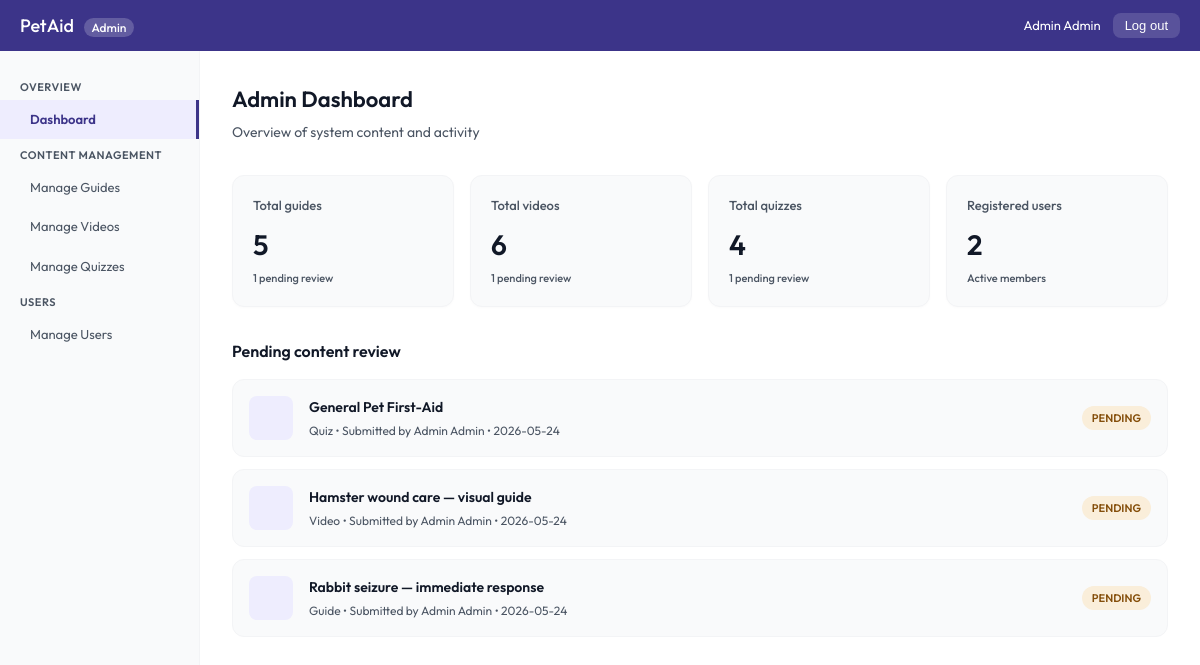
/admin (signed in), run on the app's committed database.
### models.py (models this page shows, shortened)
class Content(db.Model):
    __tablename__ = 'content'
    id = db.Column(db.Integer, primary_key=True)
    title = db.Column(db.String(200), nullable=False)
    description = db.Column(db.Text, nullable=False)
    publish_date = db.Column(db.DateTime, default=datetime.utcnow)
    verification_status = db.Column(db.String(20), default='Pending')
    rejection_feedback = db.Column(db.Text, nullable=True)
    author_id = db.Column(
        db.Integer,
        db.ForeignKey('admin_account.id'),
        nullable=False
    )
    content_type = db.Column(db.String(30), nullable=False)
    __mapper_args__ = {
        'polymorphic_on': content_type,
        'polymorphic_identity': 'content'
    }

class Quiz(Content):
    __tablename__ = 'quiz'
    id = db.Column(db.Integer, db.ForeignKey('content.id'), primary_key=True)
    species = db.Column(db.String(50), nullable=False)
    questions = db.relationship(
        'QuizQuestion',
        backref='quiz',
        cascade='all, delete-orphan',
        lazy=True
    )
    results = db.relationship(
        'QuizResult',
        backref='quiz',
        cascade='all, delete-orphan',
        lazy=True
    )
    __mapper_args__ = {
        'polymorphic_identity': 'quiz',
    }

class Content(db.Model):
    __tablename__ = 'content'
    id = db.Column(db.Integer, primary_key=True)
    title = db.Column(db.String(200), nullable=False)
    description = db.Column(db.Text, nullable=False)
    publish_date = db.Column(db.DateTime, default=datetime.utcnow)
    verification_status = db.Column(db.String(20), default='Pending')
    rejection_feedback = db.Column(db.Text, nullable=True)
    author_id = db.Column(
        db.Integer,
        db.ForeignKey('admin_account.id'),
        nullable=False
    )
    content_type = db.Column(db.String(30), nullable=False)
    __mapper_args__ = {
        'polymorphic_on': content_type,
        'polymorphic_identity': 'content'
    }

class Account(db.Model):
    __tablename__ = 'account'
    id = db.Column(db.Integer, primary_key=True)
    username = db.Column(db.String(80), unique=True, nullable=False)
    email = db.Column(db.String(120), unique=True, nullable=False)
    password_hash = db.Column(db.String(128), nullable=False)
    first_name = db.Column(db.String(50), nullable=False)
    last_name = db.Column(db.String(50), nullable=False)
    phone_number = db.Column(db.String(20), nullable=True)
    role = db.Column(db.String(30), nullable=False)
    __mapper_args__ = {
        'polymorphic_on': role,
        'polymorphic_identity': 'account'
    }

class VideoContent(Content):
    __tablename__ = 'video_content'
    id = db.Column(db.Integer, db.ForeignKey('content.id'), primary_key=True)
    video_url = db.Column(db.String(255), nullable=False)
    duration = db.Column(db.String(20), nullable=False)  # e.g., '4:32'
    transcript = db.Column(db.Text, nullable=True)
    species = db.Column(db.String(50), nullable=False)
    severity = db.Column(db.String(20), nullable=False)
    emergency_cases = db.relationship(
        'EmergencyCase',
        backref='video',
        lazy=True
    )
    __mapper_args__ = {
        'polymorphic_identity': 'video',
    }

class FirstAidGuide(Content):
    __tablename__ = 'first_aid_guide'
    id = db.Column(db.Integer, db.ForeignKey('content.id'), primary_key=True)
    severity = db.Column(db.String(20), nullable=False)
    species = db.Column(db.String(50), nullable=False)
    steps = db.relationship(
        'InstructionStep',
        backref='guide',
        cascade='all, delete-orphan',
        order_by='InstructionStep.step_number',
        lazy=True
    )
    emergency_cases = db.relationship(
        'EmergencyCase',
        backref='guide',
        lazy=True
    )
    __mapper_args__ = {
        'polymorphic_identity': 'guide',
    }

### app.py (the view)
@app.route('/admin')
@login_required('admin')
def admin_dashboard():
    guides_count = FirstAidGuide.query.count()
    pending_guides_count = FirstAidGuide.query.filter_by(verification_status='Pending').count()
    videos_count = VideoContent.query.count()
    pending_videos_count = VideoContent.query.filter_by(verification_status='Pending').count()
    quizzes_count = Quiz.query.count()
    pending_quizzes_count = Quiz.query.filter_by(verification_status='Pending').count()
    users_count = User.query.count()
    pending_items = Content.query.filter_by(verification_status='Pending')\
        .order_by(Content.publish_date.desc()).all()
    return render_template(
        'admin_screens.html',
        active_tab='dashboard',
        guides_count=guides_count,
        pending_guides_count=pending_guides_count,
        videos_count=videos_count,
        pending_videos_count=pending_videos_count,
        quizzes_count=quizzes_count,
        pending_quizzes_count=pending_quizzes_count,
        users_count=users_count,
        pending_items=pending_items
    )

### app.py (called while the page is built)
def login_required(role=None):
    def decorator(f):
        from functools import wraps
        @wraps(f)
        def decorated_function(*args, **kwargs):
            if 'user_id' not in session:
                flash('Please log in to access this page.', 'danger')
                return redirect(url_for('login_route'))
            if role and session.get('role') != role:
                flash('Unauthorized access.', 'danger')
                return redirect(url_for('home'))
            return f(*args, **kwargs)
        return decorated_function
    return decorator

@app.before_request
def load_logged_in_user():
    user_id = session.get('user_id')
    if user_id is None:
        g.user = None
    else:
        g.user = Account.query.get(user_id)

### templates/admin_screens.html (shortened to what this page needs)
{% extends "base.html" %}
{% block content %}
<div class="layout">
  <div class="sidebar">
    <div class="sidebar-section">Overview</div>
    <a href="{{ url_for('admin_dashboard') }}" class="sidebar-item {% if active_tab == 'dashboard' %}active{% endif %}"> Dashboard</a>
    <div class="sidebar-section">Content Management</div>
    <a href="{{ url_for('admin_manage', ctype='guide') }}" class="sidebar-item {% if active_tab == 'guides' %}active{% endif %}"> Manage Guides</a>
    <a href="{{ url_for('admin_manage', ctype='video') }}" class="sidebar-item {% if active_tab == 'videos' %}active{% endif %}"> Manage Videos</a>
    <a href="{{ url_for('admin_manage', ctype='quiz') }}" class="sidebar-item {% if active_tab == 'quizzes' %}active{% endif %}"> Manage Quizzes</a>
    <div class="sidebar-section">Users</div>
    <a href="{{ url_for('admin_users') }}" class="sidebar-item {% if active_tab == 'users' %}active{% endif %}"> Manage Users</a>
  </div>
  <div class="main">
    {% if active_tab == 'dashboard' %}
      <div class="page-title">Admin Dashboard</div>
      <div class="page-sub">Overview of system content and activity</div>
      <div class="stats-grid">
        <div class="stat-card">
          <div class="stat-label">Total guides</div>
          <div class="stat-value">{{ guides_count }}</div>
          <div class="stat-sub">{{ pending_guides_count }} pending review</div>
        </div>
        <div class="stat-card">
          <div class="stat-label">Total videos</div>
          <div class="stat-value">{{ videos_count }}</div>
          <div class="stat-sub">{{ pending_videos_count }} pending review</div>
        </div>
        <div class="stat-card">
          <div class="stat-label">Total quizzes</div>
          <div class="stat-value">{{ quizzes_count }}</div>
          <div class="stat-sub">{{ pending_quizzes_count }} pending review</div>
        </div>
        <div class="stat-card">
          <div class="stat-label">Registered users</div>
          <div class="stat-value">{{ users_count }}</div>
          <div class="stat-sub">Active members</div>
        </div>
      </div>
      <div class="section-title">Pending content review</div>
      {% for item in pending_items %}
        <div class="pending-item">
          <div class="pending-icon">
          </div>
          <div class="pending-info">
            <div class="pending-title">{{ item.title }}</div>
            <div class="pending-meta">
              {{ item.content_type | capitalize }} • Submitted by Admin {{ item.author.first_name }} • {{ item.publish_date.strftime('%Y-%m-%d') }}
            </div>
          </div>
          <span class="badge badge-amber">Pending</span>
        </div>
      {% else %}
        <div style="text-align:center; padding:32px; color:var(--color-text-secondary); background:var(--color-background-secondary); border-radius: var(--border-radius-lg);">
          No content pending verification.
        </div>
      {% endfor %}
    {% endif %}
  </div>
</div>
{% endblock %}

### static/style.css (style rules this page uses)
:root { --color-background-primary: #FFFFFF; --color-background-secondary: #F9FAFB; --color-border-secondary: #E5E7EB; --color-border-tertiary: #F3F4F6; --color-text-primary: #111827; --color-text-secondary: #4B5563; --color-text-danger: #DC2626; --color-border-danger: #FCA5A5; --border-radius-lg: 12px; --border-radius-md: 8px; --border-radius-sm: 4px; --font-family: 'Outfit', -apple-system, BlinkMacSystemFont, "Segoe UI", Roboto, Helvetica, Arial, sans-serif; }
* { margin: 0; padding: 0; box-sizing: border-box; }
body { font-family: var(--font-family); background-color: #F3F4F6; color: var(--color-text-primary); min-height: 100vh; line-height: 1.5; }

### templates/admin_screens.html (style rules this page uses)
.layout { display: grid; grid-template-columns: 200px 1fr; min-height: calc(100vh - 54px); }
.sidebar { background: var(--color-background-secondary); border-right: 0.5px solid var(--color-border-tertiary); padding: 20px 0; }
.sidebar-section { font-size: 11px; color: var(--color-text-secondary); padding: 8px 20px 4px; text-transform: uppercase; letter-spacing: 0.5px; font-weight: 600; }
.sidebar-item { display: flex; align-items: center; gap: 10px; padding: 10px 20px; font-size: 13px; color: var(--color-text-secondary); cursor: pointer; text-decoration: none; transition: all 0.2s; }
.sidebar-item.active { background: #EEEDFE; color: #3C3489; font-weight: 600; border-right: 3px solid #3C3489; }
.main { padding: 32px; background: #FFFFFF; }
.page-title { font-size: 22px; font-weight: 600; color: var(--color-text-primary); margin-bottom: 6px; }
.page-sub { font-size: 14px; color: var(--color-text-secondary); margin-bottom: 32px; }
.stats-grid { display: grid; grid-template-columns: repeat(4, 1fr); gap: 16px; margin-bottom: 32px; }
.stat-card { background: var(--color-background-secondary); border: 0.5px solid var(--color-border-tertiary); border-radius: var(--border-radius-lg); padding: 20px; box-shadow: 0 1px 3px rgba(0,0,0,0.02); }
.stat-label { font-size: 13px; color: var(--color-text-secondary); margin-bottom: 8px; font-weight: 500; }
.stat-value { font-size: 28px; font-weight: 600; color: var(--color-text-primary); }
.stat-sub { font-size: 11px; color: var(--color-text-secondary); margin-top: 4px; font-weight: 500; }
.section-title { font-size: 16px; font-weight: 600; color: var(--color-text-primary); margin-bottom: 16px; }
.badge { display: inline-block; padding: 4px 10px; border-radius: 999px; font-size: 11px; font-weight: 600; text-transform: uppercase; }
.badge-amber { background: #FAEEDA; color: #854F0B; }
.pending-item { display: flex; align-items: center; gap: 16px; padding: 16px; background: var(--color-background-secondary); border: 0.5px solid var(--color-border-tertiary); border-radius: var(--border-radius-lg); margin-bottom: 12px; }
.pending-icon { width: 44px; height: 44px; border-radius: var(--border-radius-md); background: #EEEDFE; display: flex; align-items: center; justify-content: center; color: #3C3489; font-size: 20px; flex-shrink: 0; }
.pending-info { flex: 1; }
.pending-title { font-size: 14px; font-weight: 600; color: var(--color-text-primary); }
.pending-meta { font-size: 12px; color: var(--color-text-secondary); margin-top: 4px; }

### data on the page
Quiz: title "General Pet First-Aid", content_type "Quiz", author.first_name "Admin", publish_date "2026-05-24"
VideoContent: title "Hamster wound care — visual guide", content_type "Video", author.first_name "Admin", publish_date "2026-05-24"
FirstAidGuide: title "Rabbit seizure — immediate response", content_type "Guide", author.first_name "Admin", publish_date "2026-05-24"

### other printed values
{{ session.get('first_name') }} "Admin"
{{ guides_count }} "5"
{{ pending_guides_count }} "1"
{{ videos_count }} "6"
{{ pending_videos_count }} "1"
{{ quizzes_count }} "4"
{{ pending_quizzes_count }} "1"
{{ users_count }} "2"
